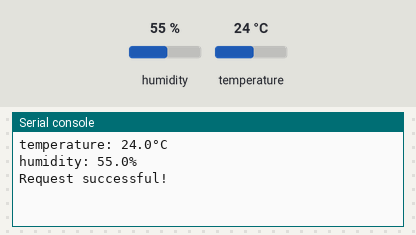
Simulated run of this program. Board: MicroPython board. Shown: the last lines printed to the serial console. The inputs (shaded band) are chosen by the test bench; at power-on: humidity 55 %, temperature 24 °C. Web requests get an empty 200 reply after 0.4 s.

Above: at 1.2 s.
1.3 s: humidity set to 22 %
At 10.7 s:
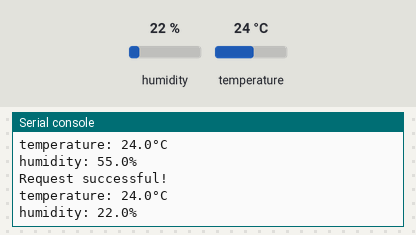
11.7 s: temperature set to 12 °C
At 21.9 s:
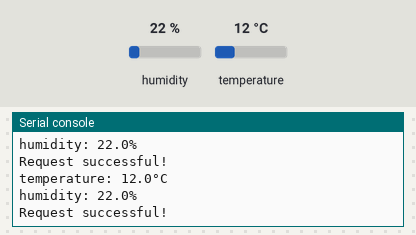
22.1 s: humidity set to 40 %
At 32.7 s:
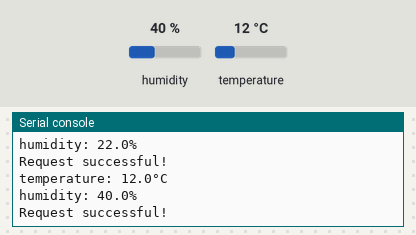
Timing chart, 0 to 34.2 s (numbered marks = the images above; inputs shaded):
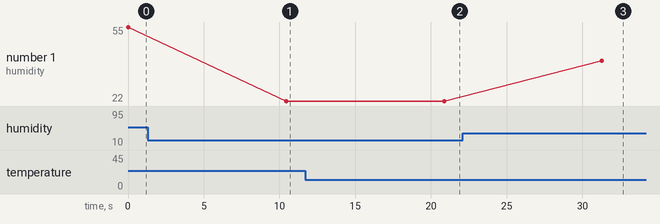

The program:

insert_mysql_flask.py
```python
from machine import Pin
import urequests as requests
import random, ujson, utime
import dht
import gc

url = "https://192.168.0.76:5000/sensor_dht"
sensor = dht.DHT22(Pin(25))

while True:
    sensor.measure()
    temp = sensor.temperature()
    humi = sensor.humidity()
    print("temperature: %3.1f°C" % temp)
    print("humidity: %3.1f%%" % humi)
    post = ujson.dumps({"temp": temp, "humi": humi})
    try:
        res = requests.post(url, headers = {'content-type': 'application/json'}, data=post)
        res.close() # ปิดการเชื่อมต่อ
        if res.status_code == 200:
            print("Request successful!")
        else:
            print("Request failed with status code {}".format(res.status_code))
    except:
        print("Error: Could not establish connection.")
    gc.collect()
    utime.sleep(10)
```

Measured:
- after the input at 1.3 s, the serial console: prints a new line after 9.1 s (image 1)
- after the input at 11.7 s, the serial console: prints a new line after 9.2 s (image 2)
- after the input at 22.1 s, the serial console: prints a new line after 9.2 s (image 3)
- plotted number 1: 55 → 22 after the input at 1.3 s, 22 → 40 after the input at 22.1 s
